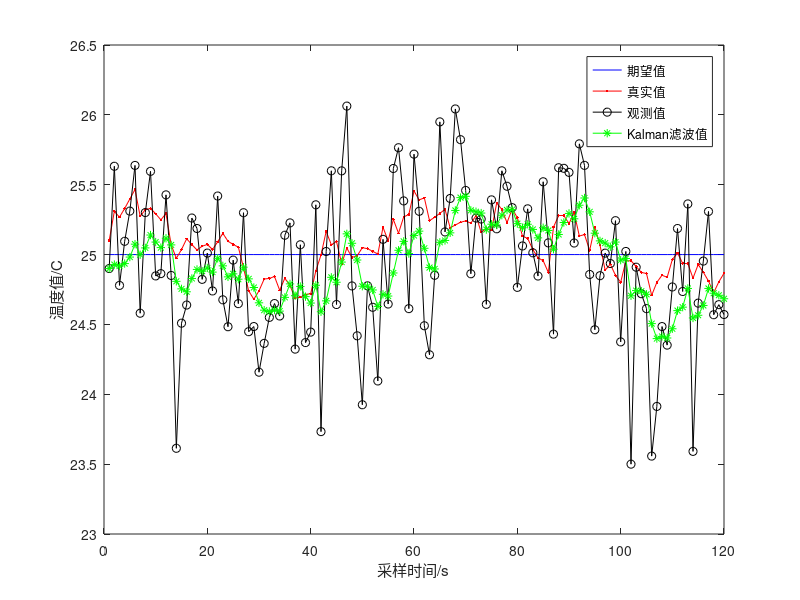
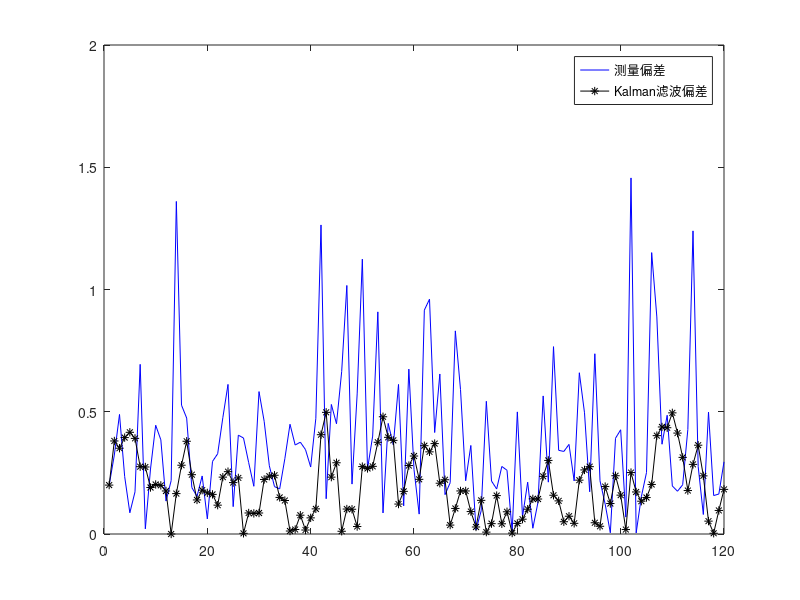

These charts were generated, in order, by the following MATLAB code:
function main
N=120;
CON=25;
Xexpect=CON*ones(1,N);
X=zeros(1,N);
Xkf=zeros(1,N);
Z=zeros(1,N);
P=zeros(1,N);
X(1)=25.1;
P(1)=0.0001;
Z(1)=24.9;
Xkf(1)=Z(1);
Q=0.01;
R=0.25;
W=sqrt(Q)*randn(1,N);
V=sqrt(R)*randn(1,N);
F=1;
G=1;
H=1;
I=eye(1);
for k=2:N
    X(k)=F*X(k-1)+G*W(k-1);
    Z(k)=H*X(k)+V(k);
    X_pre=F*Xkf(k-1);
    P_pre=F*P(k-1)*F'+Q;
    Kg=P_pre/(H*P_pre*H'+R);
    e=Z(k)-H*X_pre;
    Xkf(k)=X_pre+Kg*e;
    P(k)=(I-Kg*H)*P_pre;
end
Err_Messure=zeros(1,N);
Err_Kalman=zeros(1,N);
for k=1:N
    Err_Kalman(k)=abs(Xkf(k)-X(k));
    Err_Messure(k)=abs(Z(k)-X(k));
end
t=1:N;
figure
plot(t,Xexpect,'-b',t,X,'-r.',t,Z,'-ko',t,Xkf,'-g*');
legend('期望值','真实值','观测值','Kalman滤波值');
xlabel('采样时间/s');
ylabel('温度值/C');
figure
plot(t,Err_Messure,'-b',t,Err_Kalman,'-k*');
legend('测量偏差','Kalman滤波偏差')
